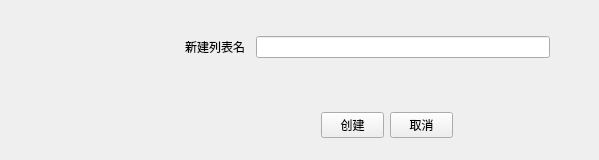
<?xml version="1.0" encoding="UTF-8"?>
<ui version="4.0">
 <class>Form</class>
 <widget class="QWidget" name="Form">
  <property name="geometry">
   <rect>
    <x>0</x>
    <y>0</y>
    <width>599</width>
    <height>160</height>
   </rect>
  </property>
  <property name="maximumSize">
   <size>
    <width>16777215</width>
    <height>300</height>
   </size>
  </property>
  <property name="cursor">
   <cursorShape>ArrowCursor</cursorShape>
  </property>
  <property name="windowTitle">
   <string>Form</string>
  </property>
  <layout class="QHBoxLayout" name="horizontalLayout">
   <property name="topMargin">
    <number>5</number>
   </property>
   <property name="rightMargin">
    <number>0</number>
   </property>
   <property name="bottomMargin">
    <number>5</number>
   </property>
   <item>
    <widget class="QLabel" name="label">
     <property name="minimumSize">
      <size>
       <width>150</width>
       <height>150</height>
      </size>
     </property>
     <property name="maximumSize">
      <size>
       <width>150</width>
       <height>150</height>
      </size>
     </property>
     <property name="cursor">
      <cursorShape>PointingHandCursor</cursorShape>
     </property>
     <property name="text">
      <string/>
     </property>
    </widget>
   </item>
   <item>
    <widget class="QWidget" name="widget" native="true">
     <layout class="QVBoxLayout" name="verticalLayout">
      <property name="leftMargin">
       <number>0</number>
      </property>
      <property name="topMargin">
       <number>0</number>
      </property>
      <property name="rightMargin">
       <number>0</number>
      </property>
      <property name="bottomMargin">
       <number>0</number>
      </property>
      <item>
       <widget class="QWidget" name="widget_2" native="true">
        <property name="maximumSize">
         <size>
          <width>16777215</width>
          <height>150</height>
         </size>
        </property>
        <layout class="QVBoxLayout" name="verticalLayout_2">
         <item>
          <widget class="QWidget" name="widget_5" native="true">
           <layout class="QHBoxLayout" name="horizontalLayout_4">
            <item>
             <widget class="QLabel" name="label_name">
              <property name="minimumSize">
               <size>
                <width>65</width>
                <height>0</height>
               </size>
              </property>
              <property name="maximumSize">
               <size>
                <width>65</width>
                <height>16777215</height>
               </size>
              </property>
              <property name="text">
               <string>新建列表名：</string>
              </property>
             </widget>
            </item>
            <item>
             <widget class="QLineEdit" name="lineEdit_name"/>
            </item>
            <item>
             <widget class="QLabel" name="label_space">
              <property name="minimumSize">
               <size>
                <width>25</width>
                <height>0</height>
               </size>
              </property>
              <property name="maximumSize">
               <size>
                <width>25</width>
                <height>16777215</height>
               </size>
              </property>
              <property name="text">
               <string/>
              </property>
             </widget>
            </item>
           </layout>
          </widget>
         </item>
        </layout>
       </widget>
      </item>
      <item>
       <widget class="QWidget" name="widget_3" native="true">
        <property name="maximumSize">
         <size>
          <width>16777215</width>
          <height>60</height>
         </size>
        </property>
        <layout class="QHBoxLayout" name="horizontalLayout_2">
         <property name="leftMargin">
          <number>9</number>
         </property>
         <property name="topMargin">
          <number>0</number>
         </property>
         <property name="rightMargin">
          <number>0</number>
         </property>
         <property name="bottomMargin">
          <number>0</number>
         </property>
         <item>
          <widget class="QWidget" name="widget_4" native="true">
           <property name="minimumSize">
            <size>
             <width>150</width>
             <height>50</height>
            </size>
           </property>
           <property name="maximumSize">
            <size>
             <width>150</width>
             <height>50</height>
            </size>
           </property>
           <layout class="QHBoxLayout" name="horizontalLayout_3">
            <item>
             <widget class="QPushButton" name="pushButton_build">
              <property name="maximumSize">
               <size>
                <width>16777215</width>
                <height>16777215</height>
               </size>
              </property>
              <property name="cursor">
               <cursorShape>PointingHandCursor</cursorShape>
              </property>
              <property name="text">
               <string>创建</string>
              </property>
             </widget>
            </item>
            <item>
             <widget class="QPushButton" name="pushButton_cancel">
              <property name="cursor">
               <cursorShape>PointingHandCursor</cursorShape>
              </property>
              <property name="text">
               <string>取消</string>
              </property>
             </widget>
            </item>
           </layout>
          </widget>
         </item>
        </layout>
       </widget>
      </item>
     </layout>
    </widget>
   </item>
  </layout>
 </widget>
 <resources/>
 <connections/>
</ui>
